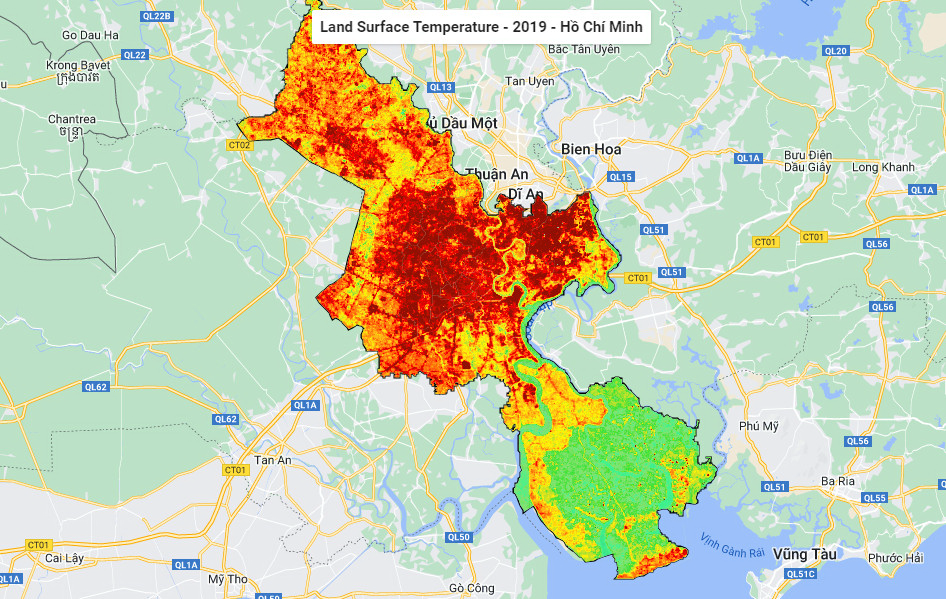
#> input picture code/lossly/test.bmp, 946 x 599 px
$ jupyter execute --allow-errors code.ipynb
#> lines starting #> are read from the running program, lines starting #| are printed output that depends on the picture
# Image Compression

## Ảnh
Ảnh là sự kết hợp của các pixel trong thế giới kỹ thuật số. Giống như một mặt phẳng 2D, ảnh cũng có mặt phẳng và chỉ có tọa độ dương. Tôi sẽ sử dụng Python để thực hiện các thao tác trên ảnh vì nó dễ lập trình.

* Tạo và thử nghiệm với ảnh giả

[cell 1]
import numpy as np
import cv2
import matplotlib.pyplot as plt
import sys
import os

def show(img, figsize=(10, 10), title="Image"):
#> called with figsize = (10, 10), title = 'Image'
    figure=plt.figure(figsize=figsize)

    plt.imshow(img)
    plt.show()
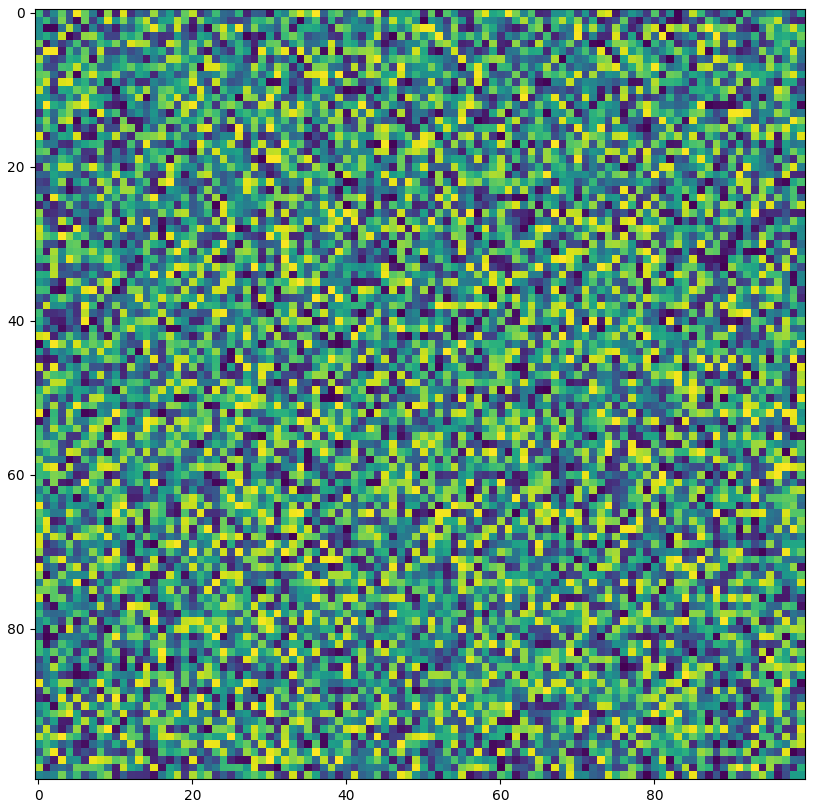
#> figure drawn by matplotlib, 1 panel

dummy = np.random.randint(0, 255, (100, 100)).astype(np.uint8)
show(dummy)

[cell 2]
# Kích thước của ảnh giả
sys.getsizeof(dummy)/1024

[cell 3]
# ghi ảnh ra file
cv2.imwrite("d.png", dummy)
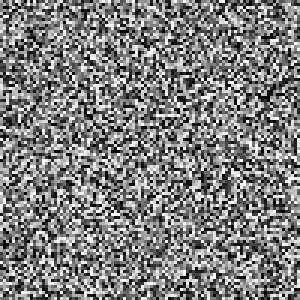
#> saved as d.png: shape (100, 100) (shown 3 times larger); min 0, max 254, mean 126.6

[cell 4]
# đọc ảnh theo grayscale
img = cv2.imread("d.png", 0)

[cell 5]
# kích thước
sys.getsizeof(img)/1024
#> Out = 9.89

**Tạo một ảnh trống và kiểm tra kích thước**

[cell 6]
dd = np.zeros((100, 100)).astype(np.uint8)
show(dd)
#> call 2 of show, with figsize = (10, 10), title = 'Image'
#> in show (call 2), `plt.show()`:
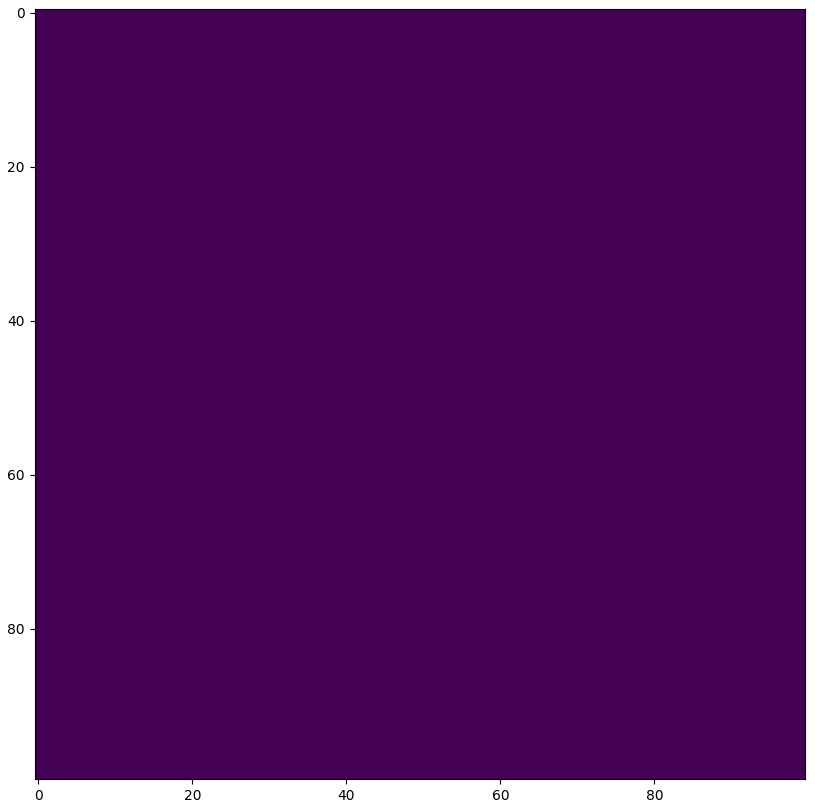
#> figure drawn by matplotlib, 1 panel

[cell 7]
sys.getsizeof(dd)/1024

[cell 8]
cv2.imwrite("dd.png", dd)

[cell 9]
# Hàm đọc kích thước file
def get_size(filename="dd.png"):
    stat = os.stat(filename)
    size=stat.st_size
    return size

#> (the rest of this cell did not finish here and is left out)

Kết quả cho thấy 2 ảnh cùng kích thước (dimension) nhưng file lưu lại khác nhau

## Run Length Encoding

[cell 10]
# read graysclae img
def RLE_encoding(img, bits=8,  binary=True, view=True):
    """
    img: Grayscale img.
    bits: what will be the maximum run length? 2^bits
    """
    if binary:
        ret,img = cv2.threshold(img,127,255,cv2.THRESH_BINARY+cv2.THRESH_OTSU)

    if view:
        show(img)

    encoded = []
    shape=img.shape
    count = 0
    prev = None
    fimg = img.flatten()
    th=127
    for pixel in fimg:
        if binary:
            if pixel<th:
                pixel=0
            else:
                pixel=1
        if prev==None:
            prev = pixel
            count+=1
        else:
            if prev!=pixel:
                encoded.append((count, prev))
                prev=pixel
                count=1
            else:
                if count<(2**bits)-1:
                    count+=1
                else:
                    encoded.append((count, prev))
                    prev=pixel
                    count=1
    encoded.append((count, prev))

    return np.array(encoded)
fpath="bg20.png"
img = cv2.imread(fpath, 0)
#> (the rest of this cell did not finish here and is left out)

### Decode Function

[cell 11]
# decode
def RLE_decode(encoded, shape):
    decoded=[]
    for rl in encoded:
        r,p = rl[0], rl[1]
        decoded.extend([p]*r)
    dimg = np.array(decoded).reshape(shape)
    return dimg

#> (the rest of this cell did not finish here and is left out)

Lưu với các định dạng khác nhau `npz`, `npz.npy`, `tif` và `png` để xem định dạng nào tối ưu nhất.

#> (a cell that did not finish here is left out)

#> (a cell that did not finish here is left out)

Dạng của mảng earr

#> (a cell that did not finish here is left out)

[cell 15]
rencd = cv2.imread("encoded.tif", -1)
#> (the rest of this cell did not finish here and is left out)

[cell 16]
# Kiểm tra kích thước các tập tin
files = ["encoded.png", "encoded.tif", "np1.npz", "np2.npz.npy"]
#> (the rest of this cell did not finish here and is left out)

=> Lưu dưới dạng png sẽ cho kích thước nhỏ nhất. Lưu ý rằng đây chỉ là dạng lưu của dữ liệu nén, không phải là ảnh ban đầu.

Sử dụng image non-binary

[cell 17]
fpath="bg20.png"
img = cv2.imread(fpath, 0)
#> (the rest of this cell did not finish here and is left out)

#> (a cell that did not finish here is left out)

[cell 19]
# kiểm tra kích thước
files = ["encoded1.png", "encoded1.tif", "np11.npz", "np22.npz.npy"]
#> (the rest of this cell did not finish here and is left out)

Lần nữa ta thấy định dạng png kích thước nhỏ nhất

[cell 20]
rencd = cv2.imread("encoded1.png", -1)
#> (the rest of this cell did not finish here and is left out)

Đây là ảnh xám.

Áp dụng kỹ thuật cho ảnh màu.

## RLE với ảnh RGB

Sử dụng ảnh bên dưới

Kích thước 946x599 và 1662KB.

[cell 21]
bgr = cv2.imread("test.bmp", 1)
#> bgr is the input picture: shape (599, 946, 3); mean B, G, R 179, 208.3, 199.5
show(bgr)

Do thư viện OpenCV làm việc với hệ màu BGR nên hình ảnh nhìn hơi lạ. Chuyển hệ màu lại cho đúng.

[cell 22]
show(cv2.cvtColor(bgr, cv2.COLOR_BGR2RGB))

Tách từng kênh và áp dụng kỹ thuật nén ảnh xám với từng kênh

[cell 23]
b, g, r = bgr[:, :, 0], bgr[:, :, 1], bgr[:, :, 2]
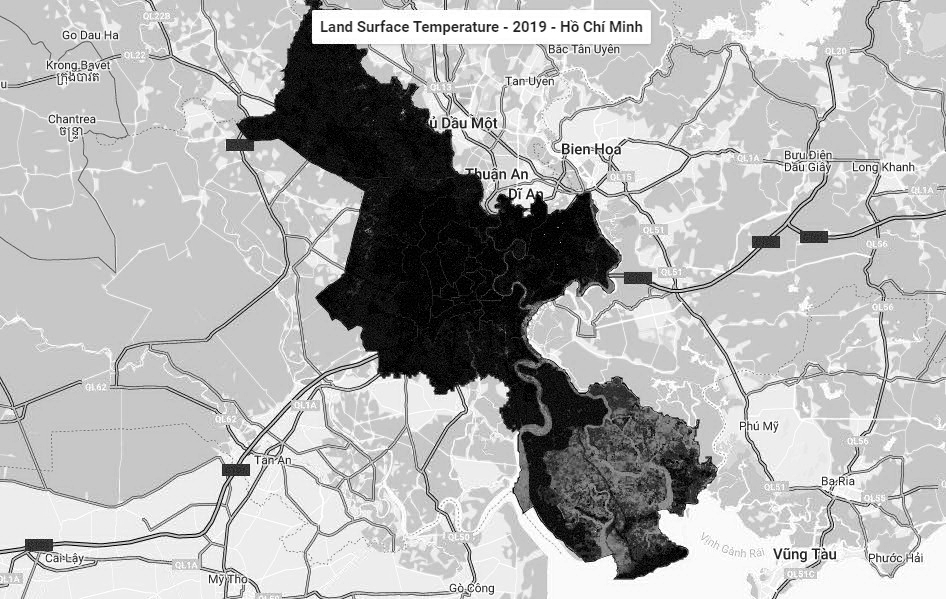
#> b: shape (599, 946); min 0, max 255, mean 179
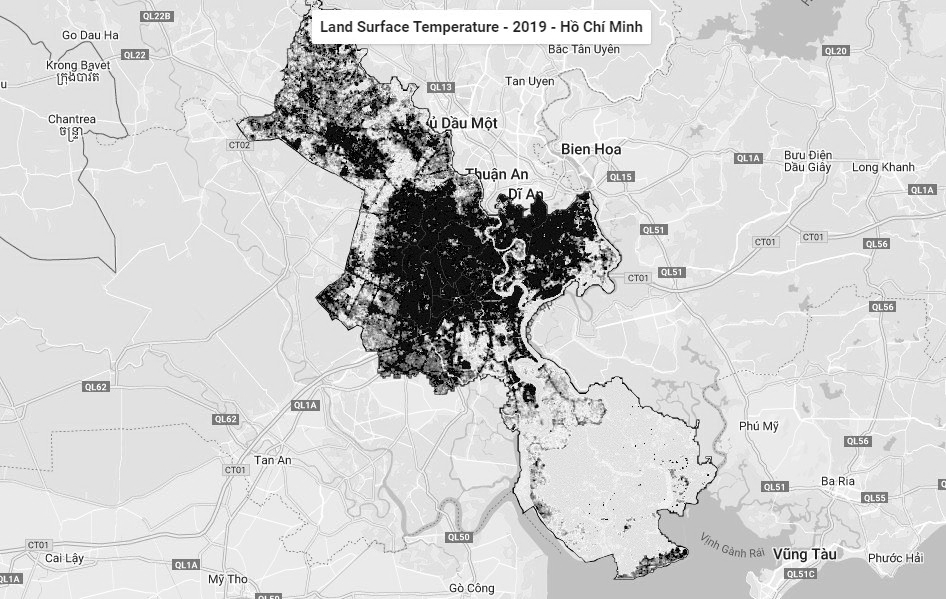
#> g: shape (599, 946); min 0, max 255, mean 208.3
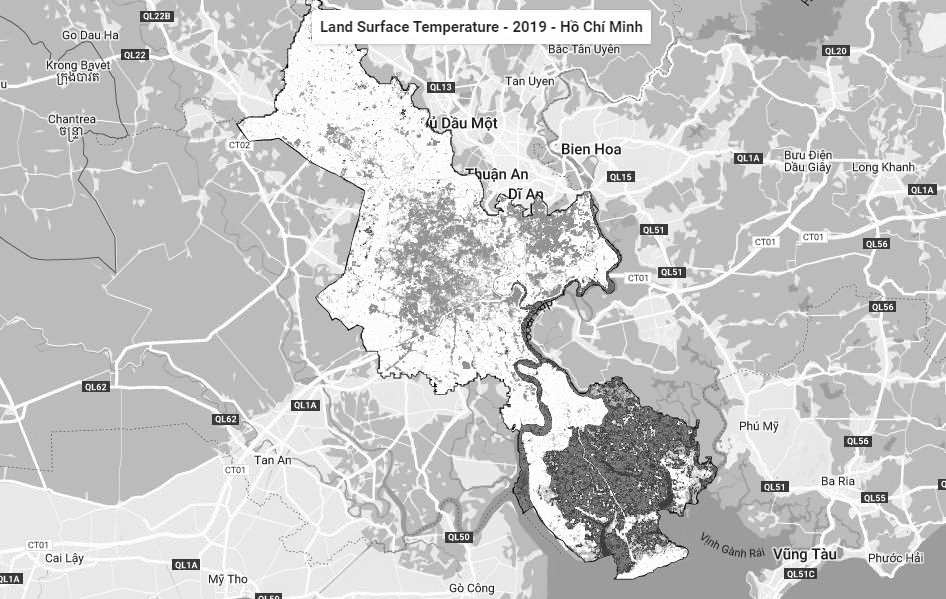
#> r: shape (599, 946); min 0, max 255, mean 199.5

[cell 24]
be = RLE_encoding(b, binary=False)
#> the loop in RLE_encoding, `for pixel in fimg:` made 566654 passes
#> (prev, count) on passes 1, 41, 42, 44, 46, 47, 48, 49, 50, 51, 52, 53: (199, 1), (195, 1), (200, 1), (198, 1), (201, 1), (200, 1), (197, 1), (199, 1), (198, 1), (200, 1), (201, 1), (198, 1)
#> count on passes 2 to 7: 2, 3, 4, 5, 6, 7
#> after the loop in RLE_encoding, `for pixel in fimg:`: encoded = 406054 items
#> be = 406055 pairs, first value 1 to 201, second value 0 to 255
ge = RLE_encoding(g, binary=False)
#> the loop in RLE_encoding (call 2), `for pixel in fimg:` made 566654 passes
#> (prev, count) on passes 1, 38, 42, 44, 46, 47, 48, 49, 50, 51, 52, 53: (225, 1), (224, 1), (226, 1), (224, 1), (226, 1), (225, 1), (222, 1), (225, 1), (224, 1), (226, 1), (227, 1), (224, 1)
#> count on passes 2 to 7: 2, 3, 4, 5, 6, 7
#> ge = 404545 pairs, first value 1 to 203, second value 0 to 255
re = RLE_encoding(r, binary=False)
#> re = 398870 pairs, first value 1 to 186, second value 0 to 255

Xem kích thước mảnh của từng kênh sau khi thực hiện nén

[cell 25]
be.shape, ge.shape, re.shape
#> Out = ((406055, 2), (404545, 2), (398870, 2))

Khi kết hợp lại và lưu

[cell 26]
np.savez("rgbe.npz", arr1=be, arr2=ge, arr3=re, dtype=object)
#> (the rest of this cell did not finish here and is left out)
